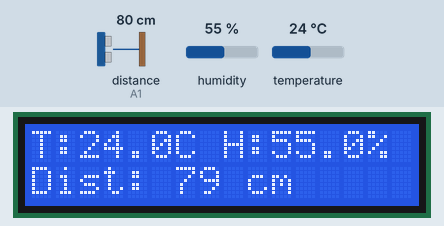
A sketch run on a simulated Arduino Uno, built with avr-gcc and run on an emulated ATmega328P. Shown: 16×2 character LCD. Wiring (inferred from the names in the program): ultrasonic range finder: trigger A0; echo A1. The test bench sets the inputs (shaded band); at power-on: distance to the obstacle (sensor on A1) 80 cm, humidity 55 %, temperature 24 °C. The echo pulse lasts 58.3 µs per cm; what the sketch prints to the serial monitor is not drawn.

Above: at 2.6 s.
2.7 s: distance to the obstacle (sensor on A1) set to 4 cm
At 5.0 s:
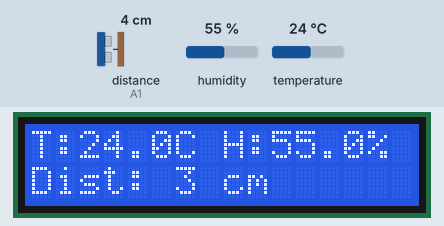
11.5 s: humidity set to 22 %
At 14.6 s:
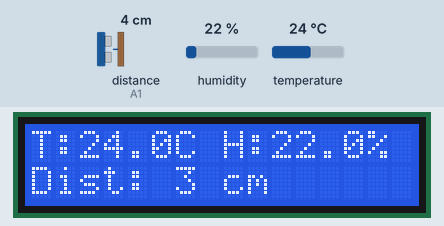
15.5 s: temperature set to 12 °C
At 18.9 s:
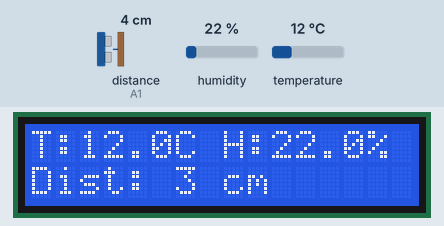
23.5 s: distance to the obstacle (sensor on A1) set to 120 cm
At 25.3 s:
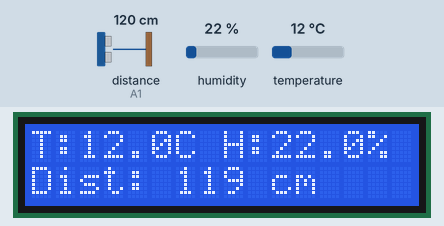
29.5 s: humidity set to 40 %
At 30.7 s:
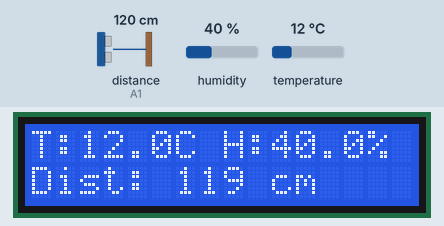
32.4 s: distance to the obstacle (sensor on A1) set to 2 cm
At 34.7 s:
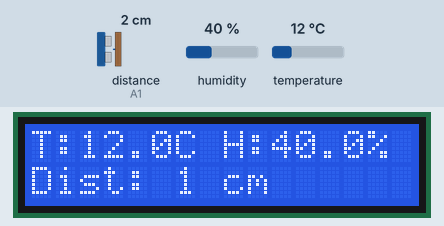
Timing chart, 0 to 36.2 s (numbered marks = the images above; inputs shaded):
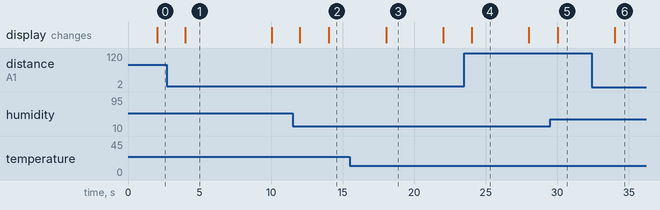

Measured:
- after the input at 2.7 s, the display: changes after 1.3 s (image 1)
- after the input at 11.5 s, the display: first differs from a run without the input after 2.5 s (image 2)
- after the input at 15.5 s, the display: changes after 2.5 s (image 3)
- after the input at 23.5 s, the display: changes after 0.52 s (image 4)
- after the input at 29.5 s, the display: changes after 0.54 s (image 5)
- after the input at 32.4 s, the display: changes after 1.6 s (image 6)
- what the display in image 1 shows lasts 6.0 s, from 4.0 s to 10.0 s

The sketch:

arduino-env-monitor.ino
```cpp
#include <LiquidCrystal.h>
#include <DHT.h>

#define DHTPIN 2
#define DHTTYPE DHT11

#define TRIG_PIN A0
#define ECHO_PIN A1

DHT dht(DHTPIN, DHTTYPE);

// The 8-Bit Parallel Constructor
// Format: LiquidCrystal(rs, rw, enable, d0, d1, d2, d3, d4, d5, d6, d7)
LiquidCrystal lcd(3, 4, 5, 6, 7, 8, 9, 10, 11, 12, 13);

unsigned long previousMillis = 0; // Stores the last time the sensor was updated.
const long interval = 2000; // Interval at which to read sensor data (2000 milliseconds).

void setup() {
  Serial.begin(9600); // Opens the USB connection to my device at 9600 bits per second.
  dht.begin(); // Wakes up Temp/Humidity DHT 11 sensor

  // Initilize Ultrasonic Pins
  pinMode(TRIG_PIN, OUTPUT);
  pinMode(ECHO_PIN, INPUT);

  lcd.begin(16, 2); // Initializes the 16x2 screen in 8-bit mode

}

void loop() {
  unsigned long currentMillis = millis(); // Get the current time

  // Check if 2 seconds have passed
  if (currentMillis - previousMillis >= interval) {
    previousMillis = currentMillis;

    // Fires Ultrasonic Pulse
    digitalWrite(TRIG_PIN, LOW);
    delayMicroseconds(2);
    digitalWrite(TRIG_PIN, HIGH);
    delayMicroseconds(10); // 10 microsecond trigger pulse
    digitalWrite(TRIG_PIN, LOW);

    // Read the Echo
    long duration = pulseIn(ECHO_PIN, HIGH, 30000);
    int distance;

    if (duration == 0) {
      distance = -1; // -1 means timeout/out of range
    }
    else {
      distance = duration * 0.0343 / 2; // Convert time to centimeters
    }

    // Read DHT11
    float humidity = dht.readHumidity();
    float tempC = dht.readTemperature(); // Reads temperature in Celsius.

    // Sends sensor data to Computer's Serial Monitor.
    Serial.print(F("Humidity: "));
    Serial.println(humidity);

    Serial.print(F("Temp(C): "));
    Serial.println(tempC);

    Serial.print(F("Distance(cm): "));
    Serial.println(distance);

    // Send to Physical LCD Screen
    lcd.clear(); // Clear old data to prevent overlapping ghost characters

    // Row 0 (Top): Temp and Humidity combined
    lcd.setCursor(0,0);
    lcd.print("T:");
    lcd.print(tempC, 1);
    lcd.print("C H:");
    lcd.print(humidity, 1);
    lcd.print("%");

    // Row 1 (Bottom): Distance
    lcd.setCursor(0,1);
    lcd.print("Dist: ");
    if (distance == -1) {
      lcd.print("MAX RANGE");
    } else {
      lcd.print(distance);
      lcd.print(" cm");
    }
  }
}
```
